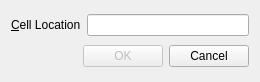
<?xml version="1.0" encoding="UTF-8"?>
<ui version="4.0">
 <class>GoToCellDialog</class>
 <widget class="QDialog" name="GoToCellDialog">
  <property name="geometry">
   <rect>
    <x>0</x>
    <y>0</y>
    <width>260</width>
    <height>82</height>
   </rect>
  </property>
  <property name="windowTitle">
   <string>Go To Cell</string>
  </property>
  <layout class="QVBoxLayout" name="verticalLayout">
   <item>
    <layout class="QHBoxLayout" name="horizontalLayout">
     <item>
      <widget class="QLabel" name="label">
       <property name="text">
        <string>&amp;Cell Location</string>
       </property>
       <property name="textFormat">
        <enum>Qt::AutoText</enum>
       </property>
       <property name="buddy">
        <cstring>lineEdit</cstring>
       </property>
      </widget>
     </item>
     <item>
      <widget class="QLineEdit" name="lineEdit"/>
     </item>
    </layout>
   </item>
   <item>
    <layout class="QHBoxLayout" name="horizontalLayout_2">
     <item>
      <spacer name="horizontalSpacer">
       <property name="orientation">
        <enum>Qt::Horizontal</enum>
       </property>
       <property name="sizeHint" stdset="0">
        <size>
         <width>40</width>
         <height>20</height>
        </size>
       </property>
      </spacer>
     </item>
     <item>
      <widget class="QPushButton" name="okButton">
       <property name="enabled">
        <bool>false</bool>
       </property>
       <property name="text">
        <string>OK</string>
       </property>
       <property name="default">
        <bool>true</bool>
       </property>
      </widget>
     </item>
     <item>
      <widget class="QPushButton" name="cancelButton">
       <property name="text">
        <string>Cancel</string>
       </property>
      </widget>
     </item>
    </layout>
   </item>
  </layout>
 </widget>
 <tabstops>
  <tabstop>lineEdit</tabstop>
  <tabstop>okButton</tabstop>
  <tabstop>cancelButton</tabstop>
 </tabstops>
 <resources/>
 <connections/>
</ui>
